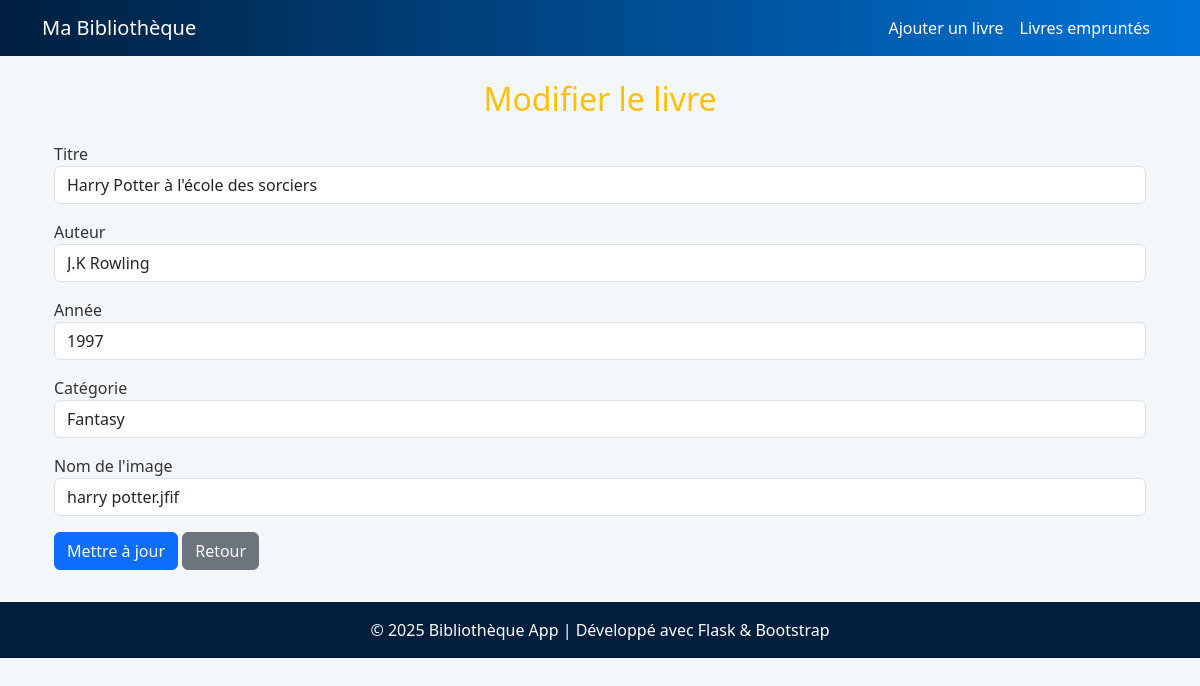
/modifier/5, run on the app's committed database.
### models.py (models this page shows)
class Livre(db.Model):
    id = db.Column(db.Integer, primary_key=True)
    titre = db.Column(db.String(100))
    auteur = db.Column(db.String(100))
    annee = db.Column(db.Integer)
    categorie = db.Column(db.String(50))
    disponible = db.Column(db.Boolean, default=True)
    image_url = db.Column(db.String(200))

### app.py (the view, shortened to what this page needs)
@app.route('/modifier/<int:id>', methods=['GET', 'POST'])
def update_book(id):
    livre = Livre.query.get_or_404(id)
    return render_template('update_book.html', livre=livre)

### Templates/update_book.html
{% extends 'layout.html' %}
{% block content %}
<div class="container mt-4">
    <h2 class="mb-4 text-center text-warning">Modifier le livre</h2>
    <form method="POST">
        <div class="form-group mb-3">
            <label>Titre</label>
            <input type="text" name="titre" class="form-control" value="{{ livre.titre }}" required>
        </div>
        <div class="form-group mb-3">
            <label>Auteur</label>
            <input type="text" name="auteur" class="form-control" value="{{ livre.auteur }}" required>
        </div>
        <div class="form-group mb-3">
            <label>Année</label>
            <input type="number" name="annee" class="form-control" value="{{ livre.annee }}" required>
        </div>
        <div class="form-group mb-3">
            <label>Catégorie</label>
            <input type="text" name="categorie" class="form-control" value="{{ livre.categorie }}" required>
        </div>
        <div class="form-group mb-3">
            <label>Nom de l'image</label>
            <input type="text" name="image_url" class="form-control" value="{{ livre.image_url }}" required>
        </div>
        <button type="submit" class="btn btn-primary">Mettre à jour</button>
        <a href="{{ url_for('index') }}" class="btn btn-secondary">Retour</a>
    </form>
</div>
{% endblock %}

### Templates/layout.html (style rules this page uses)
body { background-color: #f4f7fa; color: #333; }

### data on the page
Livre: titre "Harry Potter à l'école des sorciers", auteur "J.K Rowling", annee "1997", categorie "Fantasy", image_url "harry potter.jfif"
